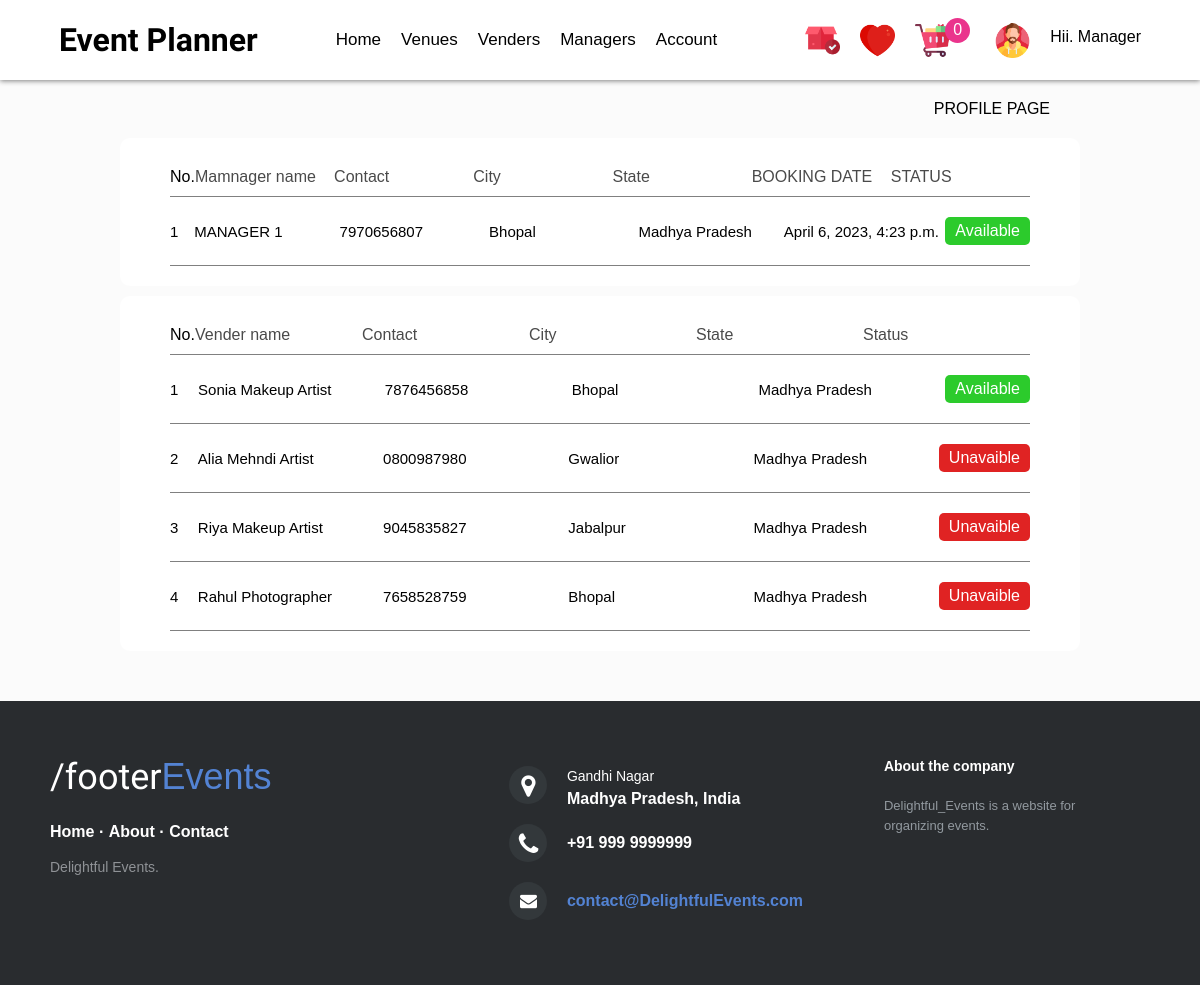
The app's page /profile (signed in) with its own data.
### Manager/models.py (models this page shows, shortened)
class MANAGER_BOOKING(models.Model):
    mb_id = models.UUIDField(primary_key=True,default=uuid.uuid4,editable=False)
    manager = models.ForeignKey(MANAGER,on_delete=models.CASCADE)
    user = models.OneToOneField(User, on_delete=models.CASCADE)
    photographer = models.BooleanField(default=False,)
    cake = models.BooleanField(default=False,)
    mehndi = models.BooleanField(default=False,)
    makeup = models.BooleanField(default=False,)
    order_date = models.DateTimeField(auto_now_add=True)
    status = models.BooleanField(default=True)
    class Meta:
        ordering=['-order_date']

class MANAGER(models.Model):
    manager_id = models.UUIDField(primary_key=True,default=uuid.uuid4,editable=False)
    user = models.OneToOneField(User,on_delete=models.CASCADE)
    image= models.ImageField(upload_to='Profile', default='')
    mobile = models.CharField(default='7970656807',validators=[MinLengthValidator(10),MaxLengthValidator(10)],max_length=10)
    state = models.CharField(default='Madhya Pradesh' ,max_length=20)
    city = models.CharField(default='Bhopal' ,max_length=20)
    price = models.IntegerField(default='10000')
    class Meta:
        ordering=['user']

class MANAGER_VENDER_BOOKING(models.Model):
    mbooking_id = models.UUIDField(primary_key=True,default=uuid.uuid4,editable=False)
    manager = models.ForeignKey(MANAGER,on_delete=models.CASCADE)
    user = models.ForeignKey(User, on_delete=models.CASCADE)
    vender = models.ForeignKey(Venders, on_delete=models.CASCADE)
    order_date = models.DateTimeField(auto_now_add=True)
    status = models.BooleanField(default=False)
    class Meta:
        ordering=['-order_date']

### Tables/models.py (models this page shows, shortened)
class Venders(models.Model):
    vender_id = models.UUIDField(primary_key=True,default=uuid.uuid4,editable=False)
    vender_name = models.CharField(max_length=50)
    mobile = models.CharField(max_length=10)
    email = models.CharField(max_length=50)
    state = models.CharField(max_length=20)
    city = models.CharField(max_length=20)
    vender_image = models.ImageField(upload_to='VenderImage')
    price = models.CharField(max_length=5)
    vender_type = models.ForeignKey(Vender_Type, on_delete=models.CASCADE)
    class Meta:
        ordering = ['vender_type']

### Wedding/views.py (the view)
# urls.py: path('profile', views.Profile, name='profile'),
def Profile(request):
    if request.user.is_authenticated:
        user = request.user
        user_manager = MANAGER_BOOKING.objects.filter(user=user)
        booked_manager = MANAGER_BOOKING.objects.filter(manager__user=user)
        venders = MANAGER_VENDER_BOOKING.objects.filter(user=user)
        venue_count = Venue_Cart.objects.filter(user=user).count()
        vender_count = Vender_Cart.objects.filter(user=user).count()
        cake_count = CAKE_CART.objects.filter(user=user).count()
        total_item = venue_count + vender_count + cake_count
        data = {'total_item': total_item,'manager':booked_manager,'venders':venders,'user_manager':user_manager}
        return render(request, 'Profile.html', data)
    else:
        messages.success(request,'Profile service will open after login.')
        return render(request, 'Login.html')

### Templates/wedding/Profile.html (shortened to what this page needs)
{% include "Header.html" %}
<div style="display: flex; justify-content: flex-end; margin: 20px 150px 20px 0px;">
    <p>PROFILE PAGE</p>
</div>
{% if user_manager %}
<div style="width:80%; margin:auto; background-color: white; border-radius: 10px; padding: 20px 50px;">
    <div style="width: 100%;display: flex; padding: 10px 0px; border-bottom: 1px solid gray; justify-content: space-between;">
        <p style="width:30px">No.</p>
        <p style="width: 200px; color: #4a4a4a;">Mamnager name</p>
        <p style="width: 200px; color: #4a4a4a;">Contact</p>
        <p style="width: 200px; color: #4a4a4a;">City</p>
        <p style="width: 200px; color: #4a4a4a;">State</p>
        <p style="width: 200px; color: #4a4a4a;">BOOKING DATE</p>
        <p style="width: 200px; color: #4a4a4a;">STATUS</p>
    </div>
    {% for i in user_manager %}
    <div style="display: flex; border-bottom: 1px solid gray; padding: 20px 0px; align-items: center;">
        <p style="width:30px; font-size: 15px;">{{forloop.counter}}</p>
        <p style="width: 180px; font-size: 15px;">{{i.manager.user.first_name}}</p>
        <p style="width: 185px; font-size: 15px; ">{{i.manager.mobile}}</p>
        <p style="width: 185px; font-size: 15px; ">{{i.manager.city}}</p>
        <p style="width: 180px; font-size: 15px;">{{i.manager.state}}</p>
        <p style="width: 200px; font-size: 15px;">{{i.order_date}}</p>
        <p >
            {% if i.status %}
            <p style="background-color: rgb(44, 203, 44); padding: 5px 10px; border-radius: 5px; color: white;">Available</p>
            {% else %}
            <p style="background-color: rgb(224, 35, 35); padding: 5px 10px; border-radius: 5px; color: white;">Unavaible</p>
            {% endif %}
        </p>
    </div>
    {% endfor %}
</div>
<div style="width:80%; margin:auto; background-color: white; border-radius: 10px; padding: 20px 50px; margin-top: 10px;">
    <div style="display: flex; padding: 10px 0px; border-bottom: 1px solid gray; ">
        <p style="width:30px">No.</p>
        <p style="width: 200px; color: #4a4a4a;">Vender name</p>
        <p style="width: 200px; color: #4a4a4a;">Contact</p>
        <p style="width: 200px; color: #4a4a4a;">City</p>
        <p style="width: 200px; color: #4a4a4a;">State</p>
        <p style="width: 200px; color: #4a4a4a;">Status</p>
    </div>
    {% for i in venders %}
    <div style="display: flex; border-bottom: 1px solid gray; padding: 20px 0px; align-items: center;">
        <p style="width:30px; font-size: 15px;">{{forloop.counter}}</p>
        <p style="width: 200px; font-size: 15px;">{{i.vender.vender_name}}</p>
        <p style="width: 200px; font-size: 15px; ">{{i.vender.mobile}}</p>
        <p style="width: 200px; font-size: 15px; ">{{i.vender.city}}</p>
        <p style="width: 200px; font-size: 15px;">{{i.vender.state}}</p>
        {% if i.status %}
        <p style="background-color: rgb(44, 203, 44); padding: 5px 10px; border-radius: 5px; color: white;">Available</p>
        {% else %}
        <p style="background-color: rgb(224, 35, 35); padding: 5px 10px; border-radius: 5px; color: white;">Unavaible</p>
        {% endif %}
    </div>
    {% endfor %}
</div>
{% endif %}
{% include "Footer.html" %}

### Templates/wedding/Header.html (shortened to what this page needs)
<html lang="en">
<head>
    <link rel="stylesheet" href="/Static/Css/Header.css">
    <link rel="stylesheet" href="/Static/Css/Home.css">
    <link rel="stylesheet" href="/Static/Css/Forms.css">
    <link rel="stylesheet" href="/Static/Css/VenueDetailed.css">
    <link rel="stylesheet" href="/Static/Css/WedCategories.css">
    <link rel="stylesheet" href="/Static/Css/VenueCard.css">
    <link rel="stylesheet" href="/Static/Css/Cake_card.css">
    <link rel="stylesheet" href="/Static/Css/PhotographerCard.css">
    <link rel="stylesheet" href="/Static/Css/Footer.css">
    <link rel="stylesheet" href="http://maxcdn.bootstrapcdn.com/font-awesome/4.2.0/css/font-awesome.min.css">
</head>
<body style="background-color: #fbfbfb;">
    <header class="HEADER">
        <div class="BRAND">
            <h1><a href="{% url 'home' %}" class="brand-text">Event Planner</a></h1>
        </div>
        <div class="MENU">
            <ul>
                <li>
                    <a href="{% url 'wedding' %}">Home</a>
                </li>
                <li>
                    <a href="{% url 'venues' %}">Venues</a>
                </li>
                <li>
                    <a href="{% url 'venders' %}">Venders</a>
                </li>
                <li>
                    <a href="{% url 'managers' %}">Managers</a>
                </li>
                <li id="LI">
                    <a href="{% url 'profile' %}">Account</a>
                </li>
            </ul>
        </div>
        <div class="icon_con">
            {% if user.is_authenticated %}
            <div class="icon">
                <a href="{% url 'order' %}">
                    <img src="/Static/icons/order.png" alt="" class="icon-img">
                </a>
            </div>
            {% endif %}
            <div class="icon">
                <a href="{% url 'wishlist' %}">
                    <img src="/Static/icons/heart-red.png" alt="" class="icon-img">
                </a>
            </div>
            <div class="icon">
                <a href="{% url 'cart' %}">
                    <img src="/Static/icons/cart.png" alt="" class="icon-img">
                </a>
            </div>
            {% if user.is_authenticated %}
            <div class="bidget-div">
                <p class="bidget-div-p">{{total_item}}</p>
            </div>
            {% endif %}
            <div class="icon">
                <a href="{% url 'profile' %}">
                    <img src="/Static/icons/profile.png" alt="" class="icon-img">
                </a>
            </div>
            <div class="username">
                {% if user.is_authenticated %}
                Hii. {{user.first_name}}
                {% endif %}
            </div>
        </div>
    </header>

### Static/Css/Header.css (style rules this page uses)
* { margin: 0; padding: 0; box-sizing: border-box; font-family: proxima-nova, sans-serif; }
.bidget-div { position: relative; width: 25px; height: 25px; background-color: rgb(234, 52, 140); border-radius: 50%; display: flex; align-items: center; justify-content: center; left: -15px; }
.bidget-div-p { color: white; }
.HEADER { width: 100%; position: sticky; top: 0; display: flex; flex-wrap: wrap; background-color: white; box-shadow: 0px 1px 5px 0px gray; padding: 0px 25px; align-items: center; justify-content: space-around; }
.BRAND { padding: 0px 0px; }
.brand-text { text-decoration: none; color: #000000; font-family: 'Sora', sans-serif; }
.MENU { margin: 0px Opx; padding: 0px 0px; }
.MENU ul { list-style: none; display: flex; flex-wrap: wrap; }
.MENU ul li { padding: 30px 0px; }
.MENU ul li a { text-decoration: none; color: black; font-size: 17; padding: 30px 10px; }
.username { display: flex; text-align: center; justify-content: center; margin: 10px 0px 0px 10px; }
.icon_con { display: flex; flex-wrap: wrap; }
.icon { background-color: white; margin: 0px 5px; padding: 5px; border-radius: 10px; }
.icon-img { width: 35px; height: 35px; }

### records on screen
MANAGER_BOOKING: manager.user.first_name "MANAGER 1", manager.mobile "7970656807", manager.city "Bhopal", manager.state "Madhya Pradesh", order_date "April 6, 2023, 4:23 p.m.", status "Available"
MANAGER_VENDER_BOOKING: vender.vender_name "Sonia Makeup Artist", vender.mobile "7876456858", vender.city "Bhopal", vender.state "Madhya Pradesh", status "Available"
MANAGER_VENDER_BOOKING: vender.vender_name "Alia Mehndi Artist", vender.mobile "0800987980", vender.city "Gwalior", vender.state "Madhya Pradesh", status "Unavaible"
MANAGER_VENDER_BOOKING: vender.vender_name "Riya Makeup Artist", vender.mobile "9045835827", vender.city "Jabalpur", vender.state "Madhya Pradesh", status "Unavaible"
MANAGER_VENDER_BOOKING: vender.vender_name "Rahul Photographer", vender.mobile "7658528759", vender.city "Bhopal", vender.state "Madhya Pradesh", status "Unavaible"

### other values on screen
{{ total_item }} "0"
{{ user.first_name }} "Manager"
